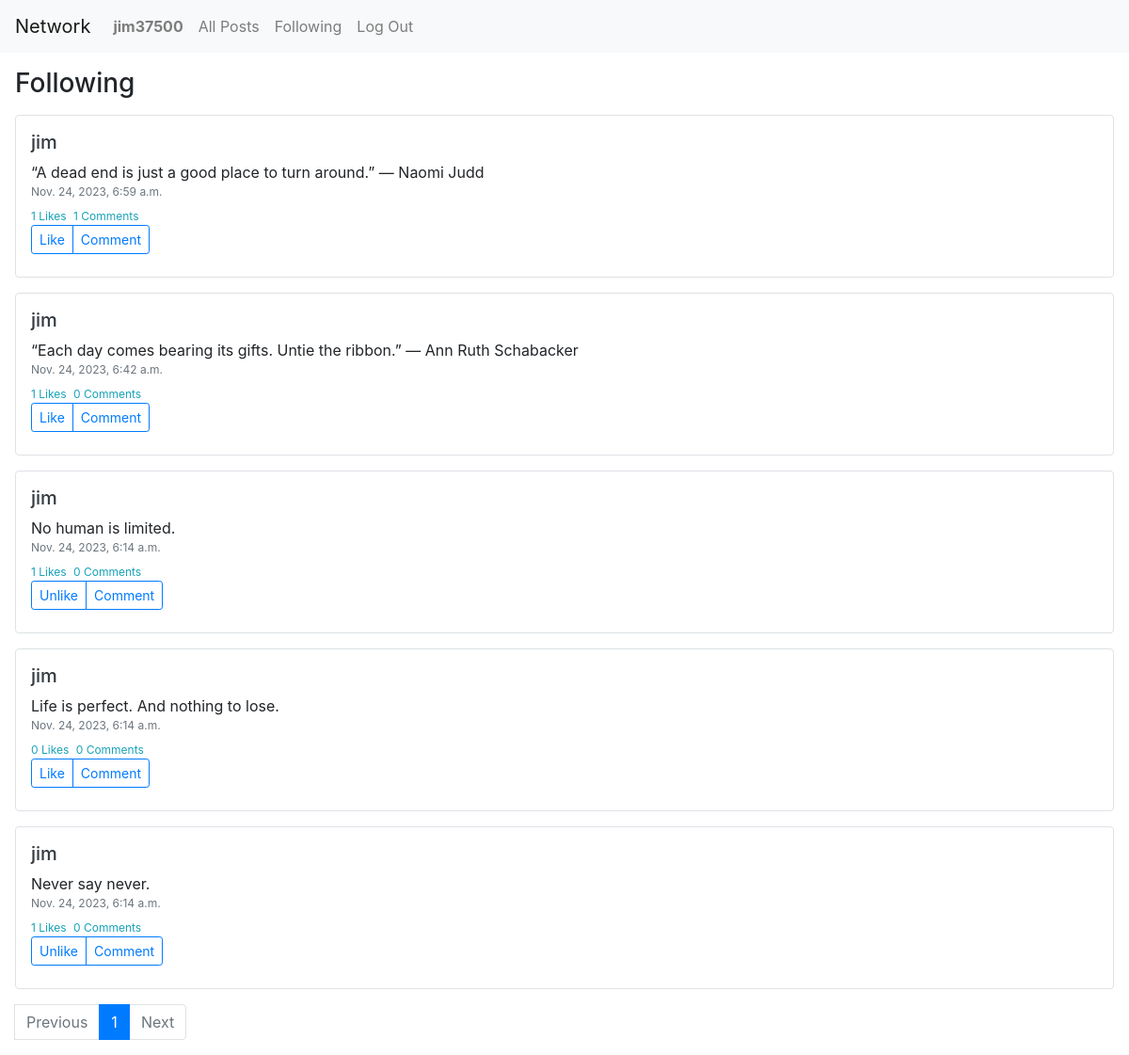
The app's page /following/ (signed in) with its own data.
### network/models.py (models this page shows)
class User(AbstractUser):
    pass

class Post(models.Model):
    user = models.ForeignKey(User, on_delete=models.CASCADE, related_name="author")
    content = models.TextField()
    create_time = models.DateTimeField(auto_now_add=True)
    likes = models.IntegerField(default=0)
    comments = models.IntegerField(default=0)

### network/views.py (the view)
# urls.py: path("following/", views.following, name="following"),
@login_required
def following(request):
    following_users = request.user.following.values_list("followed_user", flat=True)
    filter_posts = Post.objects.filter(user_id__in=following_users).order_by("-create_time")
    posts = paginate_post(request, filter_posts)
    like_messages = generate_likes_list(request, posts)
    comments_list = generate_comments_list(posts)
    return render(request, "network/following.html", {
        "posts": posts,
        "likes": like_messages,
        "comments_list": comments_list
    })

### network/views.py (called while the page is built)
def paginate_post(request, filter_posts):
    posts_per_page = 10
    paginator = Paginator(filter_posts, posts_per_page)
    page_number = request.GET.get('page')
    try:
        posts = paginator.page(page_number)
    except PageNotAnInteger:
        posts = paginator.page(1)
    except EmptyPage:
        posts = paginator.page(paginator.num_pages)
    return posts

@login_required
def generate_likes_list(request, posts):
    like_messages = []
    for post in posts:
        liked = Like.objects.filter(user=request.user, post=post).exists()
        if liked:
            message = "Unlike"
        else:
            message = "Like"
        like_messages.append(message)
    return like_messages

def generate_comments_list(posts):
    comments_list = []
    for post in posts:
        comments = Comment.objects.filter(post=post)
        post.comments = comments.count()
        post.save()
        comments_list.append(comments)
    return comments_list

### network/templates/network/following.html (shortened to what this page needs)
{% extends "network/layout.html" %}
{% load static %}
{% block body %}
    <div class="mx-3 my-3">
        <h3>Following</h3>
        {% for post in posts %}
            <div class="border rounded px-3 py-3 mt-3">
                <h5><a href="{% url 'profile' post.user %}" class="text-dark">{{ post.user }}</a></h5>
                <div class="post-content" id='post-id{{ post.id }}-content'>{{ post.content }}</div>
                <div class="post-time text-secondary" id='post-id{{ post.id }}-time'>{{ post.create_time }}</div>
                <div class="post-datas mt-2 text-info">
                    <span id="post-id{{ post.id }}-count-likes">{{ post.likes }} Likes</span>
                    <span class="ml-1"><span id="post-id{{ post.id }}-count-comments">{{ post.comments }}</span> Comments</span>
                </div>
                {% if user.is_authenticated %}
                    <div class="btn-group btn-group-sm" role="group" aria-label="Small button group">
                        {% for like in likes %}
                            {% if forloop.counter0 == forloop.parentloop.counter0 %}
                                <button type="button" class="btn btn-outline-primary js-like-btn" data-post-id="{{ post.id|safe }}">{{ like }}</button>
                            {% endif %}
                        {% endfor %}
                        <button type="button" class="btn btn-outline-primary js-comment-btn" data-post-id="{{ post.id|safe }}">Comment</button>
                    </div>
                {% endif %}
            </div>
        {% endfor %}
        <nav aria-label="..." class="mt-3">
            <ul class="pagination">
                <li class="page-item">
                    {% if posts.has_previous %}
                        <a class="page-link" href="?page={{ posts.previous_page_number }}">Previous</a>
                    {% else %}
                        <li class="page-item disabled">
                            <span class="page-link">Previous</span>
                        </li>
                    {% endif %}
                </li>
                {% for page_num in posts.paginator.page_range %}
                    {% if posts.number == page_num %}
                        <li class="page-item active" aria-current="page">
                                <span class="page-link">
                                    {{ page_num }}
                            </span>
                        </li>
                    {% else %}
                        <li class="page-item"><a class="page-link" href="?page={{ page_num }}">{{ page_num }}</a></li>
                    {% endif %}
                {% endfor %}
                <li class="page-item">
                    {% if posts.has_next %}
                        <a class="page-link" href="?page={{ posts.next_page_number }}">Next</a>
                    {% else %}
                        <li class="page-item disabled">
                            <span class="page-link">Next</span>
                        </li>
                    {% endif %}
                </li>
            </ul>
        </nav>
    </div>
{% endblock %}

### network/templates/network/layout.html (shortened to what this page needs)
{% load static %}
<!DOCTYPE html>
<html lang="en">
    <head>
        <link rel="stylesheet" href="https://stackpath.bootstrapcdn.com/bootstrap/4.4.1/css/bootstrap.min.css">
        <link href="{% static 'network/styles.css' %}" rel="stylesheet">
    </head>
    <body>
        <nav class="navbar navbar-expand-lg navbar-light bg-light">
            <a class="navbar-brand" href="#">Network</a>
            <div>
                <ul class="navbar-nav mr-auto">
                    {% if user.is_authenticated %}
                        <li class="nav-item">
                            <a class="nav-link" href="{% url 'profile' user.username %}"><strong>{{ user.username }}</strong></a>
                        </li>
                    {% endif %}
                    <li class="nav-item">
                    <a class="nav-link" href="{% url 'index' %}">All Posts</a>
                    </li>
                    {% if user.is_authenticated %}
                        <li class="nav-item">
                            <a class="nav-link" href="{% url 'following' %}">Following</a>
                        </li>
                        <li class="nav-item">
                            <a class="nav-link" href="{% url 'logout' %}">Log Out</a>
                        </li>
                    {% endif %}
                </ul>
            </div>
        </nav>
        <div class="body">
            {% block body %}
            {% endblock %}
        </div>
    </body>
</html>

### network/static/network/styles.css (style rules this page uses)
.post-content { font-size: 16px; }
.post-time { font-size: 12px; }
.post-datas { font-size: 12px; }

### records on screen
User: username "jim37500"
Post: user "jim", content "“A dead end is just a good place to turn around.” — Naomi Judd", create_time "Nov. 24, 2023, 6:59 a.m.", likes "1", comments "1", likes "Like"
Post: user "jim", content "“Each day comes bearing its gifts. Untie the ribbon.” — Ann Ruth Schabacker", create_time "Nov. 24, 2023, 6:42 a.m.", likes "1", comments "0", likes "Like"
Post: user "jim", content "No human is limited.", create_time "Nov. 24, 2023, 6:14 a.m.", likes "1", comments "0", likes "Unlike"
Post: user "jim", content "Life is perfect. And nothing to lose.", create_time "Nov. 24, 2023, 6:14 a.m.", likes "0", comments "0", likes "Like"
Post: user "jim", content "Never say never.", create_time "Nov. 24, 2023, 6:14 a.m.", likes "1", comments "0", likes "Unlike"

### other values on screen
{{ page_num }} "1"
